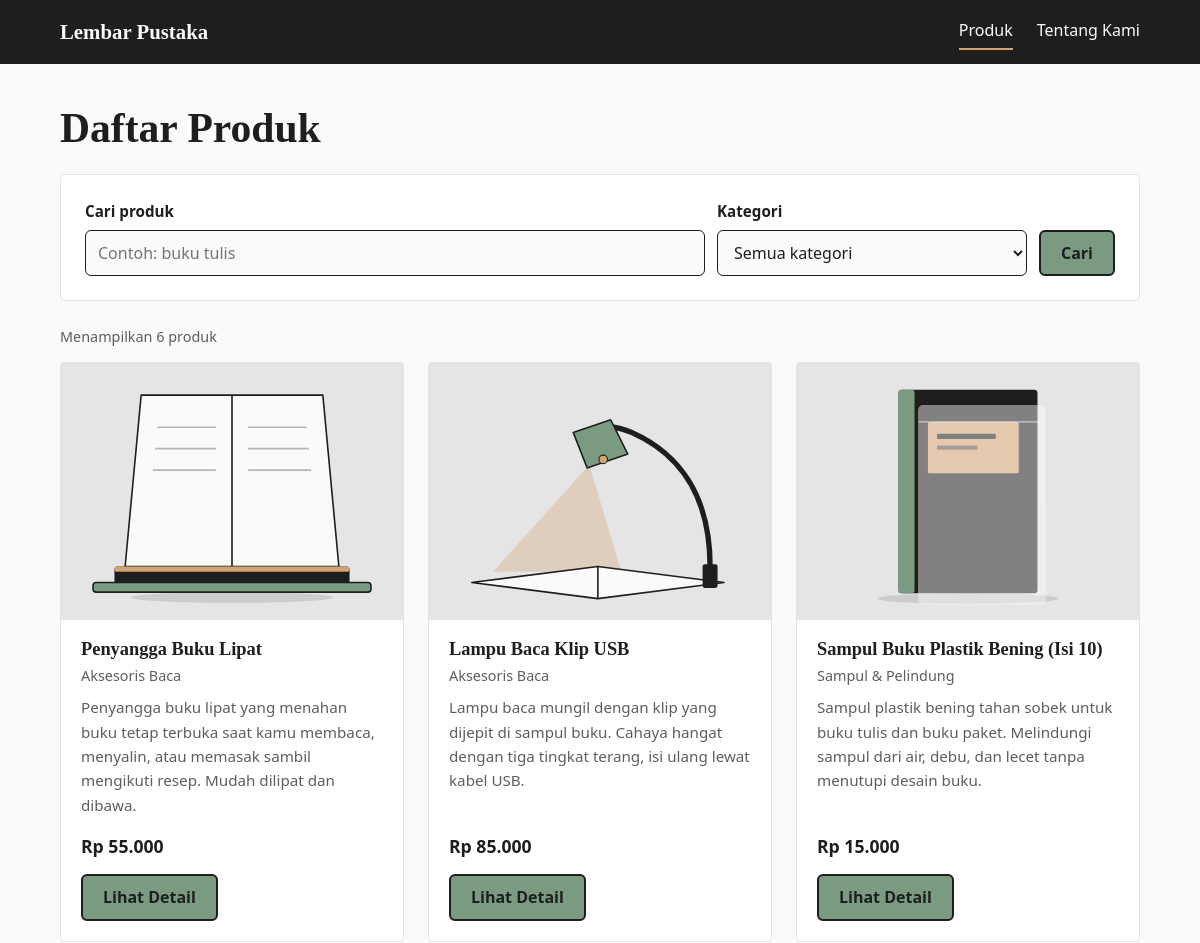
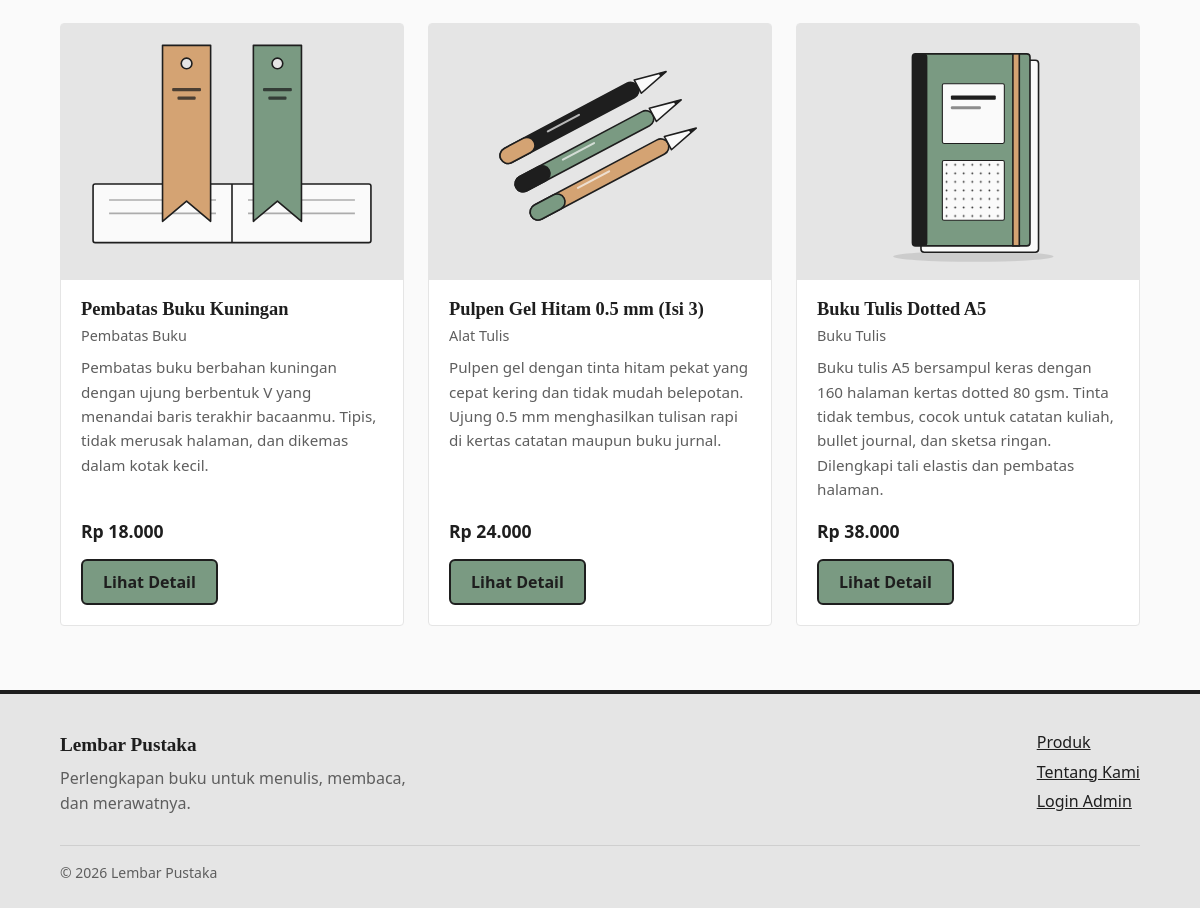
/produk.php, run on the app's committed database (2 pictures, top to bottom).
### tables this page shows
CREATE TABLE `produk` (
  `id` int(11) NOT NULL AUTO_INCREMENT,
  `nama` varchar(100) NOT NULL,
  `kategori` varchar(50) NOT NULL,
  `deskripsi` text NOT NULL,
  `harga` decimal(12,2) NOT NULL,
  `stok` int(11) NOT NULL DEFAULT '0',
  `gambar` varchar(255) DEFAULT NULL,
  `created_at` timestamp NOT NULL DEFAULT CURRENT_TIMESTAMP,
  PRIMARY KEY (`id`),
  KEY `kategori` (`kategori`)
);

### config/database.php (called while the page is built, shortened)
<?php
function e($teks)
{
    return htmlspecialchars((string)$teks, ENT_QUOTES, 'UTF-8');
}
function rupiah($angka)
{
    return 'Rp ' . number_format((float)$angka, 0, ',', '.');
}

### produk.php (the view, shortened to what this page needs)
<?php
require_once "config/database.php";
$keyword  = trim($_GET['keyword'] ?? '');
$where  = [];
$where_sql = count($where) > 0
    ? "WHERE " . implode(" AND ", $where)
    : "";
$per_page = 9;
$page = isset($_GET['page']) ? (int)$_GET['page'] : 1;
$offset = ($page - 1) * $per_page;
$stmt = mysqli_prepare($conn, "SELECT COUNT(*) AS total FROM produk $where_sql");
mysqli_stmt_execute($stmt);
$total_data = (int)mysqli_fetch_assoc(mysqli_stmt_get_result($stmt))['total'];
$stmt = mysqli_prepare(
    $conn,
    "SELECT * FROM produk
     $where_sql
     ORDER BY id DESC
     LIMIT $per_page OFFSET $offset"
);
mysqli_stmt_execute($stmt);
$query = mysqli_stmt_get_result($stmt);
include "includes/header.php";
?>
<main class="container page">
    <h1>Daftar Produk</h1>
    <div class="card">
        <form method="GET" class="form-cari">
            <div>
                <label for="keyword">Cari produk</label>
                <input
                    type="text"
                    id="keyword"
                    name="keyword"
                    placeholder="Contoh: buku tulis"
                    value="<?= e($keyword); ?>"
                >
            </div>
            <div>
                <label for="kategori">Kategori</label>
                <select id="kategori" name="kategori">
                    <option value="">Semua kategori</option>
                </select>
            </div>
            <button type="submit" class="btn">
                Cari
            </button>
        </form>
    </div>
    <?php if ($total_data === 0): ?>
        <div class="card">
            <h3>Produk tidak ditemukan</h3>
            <p class="teks-kecil">
                Coba kata kunci lain, atau
                <a href="produk.php">tampilkan semua produk</a>.
            </p>
        </div>
    <?php else: ?>
    <p class="teks-kecil">
        Menampilkan <?= $total_data; ?> produk
    </p>
    <div class="grid">
        <?php while ($row = mysqli_fetch_assoc($query)): ?>
        <article class="card produk-card">
            <?php if ($row['gambar']): ?>
                <img
                    src="uploads/produk/<?= e($row['gambar']); ?>"
                    alt="<?= e($row['nama']); ?>"
                    class="product-image"
                    loading="lazy"
                >
            <?php else: ?>
                <div class="gambar-kosong">Tanpa gambar</div>
            <?php endif; ?>
            <div class="isi">
                <h3><?= e($row['nama']); ?></h3>
                <p class="kategori"><?= e($row['kategori']); ?></p>
                <p class="deskripsi"><?= e($row['deskripsi']); ?></p>
                <div class="harga"><?= rupiah($row['harga']); ?></div>
                <a
                    href="detail.php?id=<?= (int)$row['id']; ?>"
                    class="btn"
                >
                    Lihat Detail
                </a>
            </div>
        </article>
        <?php endwhile; ?>
    </div>
    <?php endif; ?>
</main>
<?php include "includes/footer.php"; ?>

### assets/style.css (style rules this page uses)
:root { --bg: #FAFAFA; --ink: #1E1E1E; --sage: #7A9A82; --mustard: #D4A373; --line: #E5E5E5; --muted: #5E5E5E; --surface: #FFFFFF; --danger: #A63D2F; --font-judul: Georgia, "Times New Roman", serif; --font-isi: "Segoe UI", system-ui, -apple-system, Helvetica, Arial, sans-serif; }
* { box-sizing: border-box; }
html { -webkit-text-size-adjust: 100%; }
body { margin: 0; min-height: 100vh; display: flex; flex-direction: column; font-family: var(--font-isi); font-size: 16px; line-height: 1.6; background: var(--bg); color: var(--ink); }
h1, h2, h3 { font-family: var(--font-judul); font-weight: 700; line-height: 1.2; margin: 0 0 .5em; }
h1 { font-size: clamp(1.8rem, 4vw, 2.6rem); }
h3 { font-size: 1.15rem; }
p { margin: 0 0 1em; }
a { color: var(--ink); }
img { max-width: 100%; }
.container { width: 90%; max-width: 1100px; margin: auto; }
main, .page { padding: 40px 0 64px; }
.btn { display: inline-block; padding: 10px 20px; background: var(--sage); color: var(--ink); font: inherit; font-weight: 600; line-height: 1.4; text-decoration: none; border: 2px solid var(--ink); border-radius: 6px; cursor: pointer; transition: background-color .15s, color .15s; }
.card { background: var(--surface); padding: 24px; border: 1px solid var(--line); border-radius: 4px; margin-bottom: 24px; }
.grid { display: grid; grid-template-columns: repeat(3, 1fr); gap: 24px; }
.grid .card { margin-bottom: 0; }
.produk-card { display: flex; flex-direction: column; padding: 0; overflow: hidden; }
.produk-card .isi { display: flex; flex-direction: column; flex: 1; padding: 18px 20px 20px; }
.produk-card h3 { margin-bottom: .2em; }
.produk-card .kategori { color: var(--muted); font-size: .9rem; margin-bottom: .6em; }
.produk-card .deskripsi { color: var(--muted); font-size: .95rem; }
.produk-card .harga { font-weight: 700; font-size: 1.1rem; margin-top: auto; padding-bottom: 14px; }
.produk-card .btn { align-self: flex-start; }
.product-image { display: block; width: 100%; aspect-ratio: 4 / 3; object-fit: cover; background: var(--line); }
label { font-weight: 600; font-size: .95rem; }
input, textarea, select { display: block; width: 100%; padding: 10px 12px; margin-top: 5px; margin-bottom: 16px; font: inherit; color: var(--ink); background: var(--bg); border: 1px solid var(--ink); border-radius: 6px; }
input:not([type="file"]), select { height: 46px; }
.form-cari { display: grid; grid-template-columns: 2fr 1fr auto; gap: 12px; align-items: end; }
.form-cari input, .form-cari select { margin-bottom: 0; }
.teks-kecil { font-size: .9rem; color: var(--muted); }

### data on the page
produk: gambar (picture), nama "Penyangga Buku Lipat", kategori "Aksesoris Baca", deskripsi "Penyangga buku lipat yang menahan buku tetap terbuka saat kamu membaca, menyalin, atau memasak sambil mengikuti resep. Mudah dilipat dan dibawa.", harga "Rp 55.000"
produk: gambar (picture), nama "Lampu Baca Klip USB", kategori "Aksesoris Baca", deskripsi "Lampu baca mungil dengan klip yang dijepit di sampul buku. Cahaya hangat dengan tiga tingkat terang, isi ulang lewat kabel USB.", harga "Rp 85.000"
produk: gambar (picture), nama "Sampul Buku Plastik Bening (Isi 10)", kategori "Sampul & Pelindung", deskripsi "Sampul plastik bening tahan sobek untuk buku tulis dan buku paket. Melindungi sampul dari air, debu, dan lecet tanpa menutupi desain buku.", harga "Rp 15.000"
produk: gambar (picture), nama "Pembatas Buku Kuningan", kategori "Pembatas Buku", deskripsi "Pembatas buku berbahan kuningan dengan ujung berbentuk V yang menandai baris terakhir bacaanmu. Tipis, tidak merusak halaman, dan dikemas dalam kotak kecil.", harga "Rp 18.000"
produk: gambar (picture), nama "Pulpen Gel Hitam 0.5 mm (Isi 3)", kategori "Alat Tulis", deskripsi "Pulpen gel dengan tinta hitam pekat yang cepat kering dan tidak mudah belepotan. Ujung 0.5 mm menghasilkan tulisan rapi di kertas catatan maupun buku jurnal.", harga "Rp 24.000"
produk: gambar (picture), nama "Buku Tulis Dotted A5", kategori "Buku Tulis", deskripsi "Buku tulis A5 bersampul keras dengan 160 halaman kertas dotted 80 gsm. Tinta tidak tembus, cocok untuk catatan kuliah, bullet journal, dan sketsa ringan. Dilengkapi tali elastis dan pembatas halaman.", harga "Rp 38.000"

### other printed values
NAMA_TOKO "Lembar Pustaka"
$label "Produk Tentang Kami"
$total_data "6"
